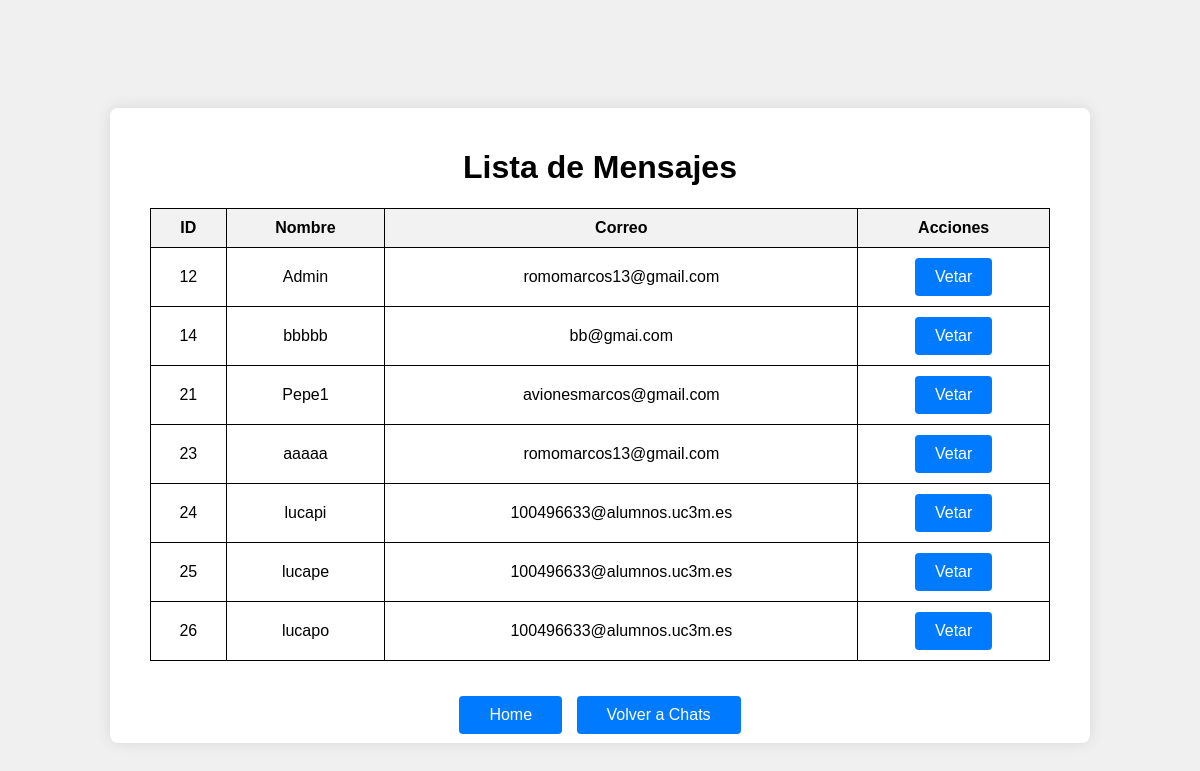
The app's page /vetar with its own data.
### tables this page shows
CREATE TABLE users(
    id INTEGER PRIMARY KEY AUTOINCREMENT,
    username string UNIQUE, 
    pwd string NOT NULL,
    salt string NOT NULL,
    rol string NOT NULL,
    correo string NOT NULL,
    public_ip string NULL);

### app.py (the view)
@app.route("/vetar")
def vetarusuarios():
    usuariostotales = app_admin.vetarusuarios_admin()
    return render_template("vetar.html", usuariostotales=usuariostotales)

### app_admin.py (called while the page is built)
def vetarusuarios_admin():
    conn = sql.connect('cripto.sqlite')
    conn.row_factory = sql.Row
    cursor = conn.cursor()
    cursor.execute("""
            SELECT id, username, correo
            FROM users
        """)
    usuariosto = cursor.fetchall()
    usuariostotales = []
    for user in usuariosto:
        usuariostotales.append({
            "id": user["id"],
            "username": user["username"],
            "correo": user["correo"]
        })
    conn.close()
    usuariostotales = sorted(usuariostotales, key=lambda x: x['id'])
    return usuariostotales

### templates/vetar.html (shortened to what this page needs)
<!DOCTYPE html>
<html lang="es">
<head>
    <link rel="stylesheet" href="{{ url_for('static', filename='style/chatc.css') }}">
</head>
<body>
    <div class="container2">
        <h1>Lista de Mensajes</h1>
        <table>
            <thead>
                <tr>
                    <th>ID</th>
                    <th>Nombre</th>
                    <th>Correo</th>
                    <th>Acciones</th>
                </tr>
            </thead>
            <tbody>
                {% for user in usuariostotales %}
                <tr>
                    <td>{{ user.id }}</td>
                    <td>{{ user.username }}</td>
                    <td>{{ user.correo }}</td>
                    <td>
                        <form action="{{ url_for('eliminar_usuario', user_id=user.id, correo=user.correo, username=user.username) }}" method="post" style="display:inline;">
                            <button id="vetar" type="submit">Vetar</button>
                        </form>
                    </td>
                </tr>
                {% endfor %}
            </tbody>
        </table>
        <div class="links">
            <a href="/home" class="botonesheader">Home</a>
            <a href="/chat" class="botonesheader">Volver a Chats</a>
        </div>
    </div>
</body>
</html>

### static/style/chatc.css (style rules this page uses)
body { font-family: Arial, sans-serif; background-color: #f0f0f0; margin: 0; padding: 0; display: flex; justify-content: center; align-items: center; height: 100vh; }
button { width: 100%; padding: 10px; background-color: #007BFF; color: white; border: none; border-radius: 4px; cursor: pointer; font-size: 16px; }
.links { margin-top: 30px; }
a.botonesheader { display: inline-block; margin: 5px; padding: 10px 30px; background-color: #007BFF; color: white; text-decoration: none; border-radius: 4px; }
table { width: 100%; border-collapse: collapse; }
table, th, td { border: 1px solid black; }
th, td { padding: 10px; text-align: center; }
th { background-color: #f2f2f2; }
.container2 { background-color: #fff; padding: 20px 40px; border-radius: 8px; box-shadow: 0 0 15px rgba(0, 0, 0, 0.1); width: 100%; max-width: 900px; height: 70vh; overflow: auto; text-align: center; }
#vetar { width: fit-content; padding-left: 20px; padding-right: 20px; }

### records on screen
users: id "12", username "Admin", correo "romomarcos13@gmail.com"
users: id "14", username "bbbbb", correo "bb@gmai.com"
users: id "21", username "Pepe1", correo "avionesmarcos@gmail.com"
users: id "23", username "aaaaa", correo "romomarcos13@gmail.com"
users: id "24", username "lucapi", correo "100496633@alumnos.uc3m.es"
users: id "25", username "lucape", correo "100496633@alumnos.uc3m.es"
users: id "26", username "lucapo", correo "100496633@alumnos.uc3m.es"
